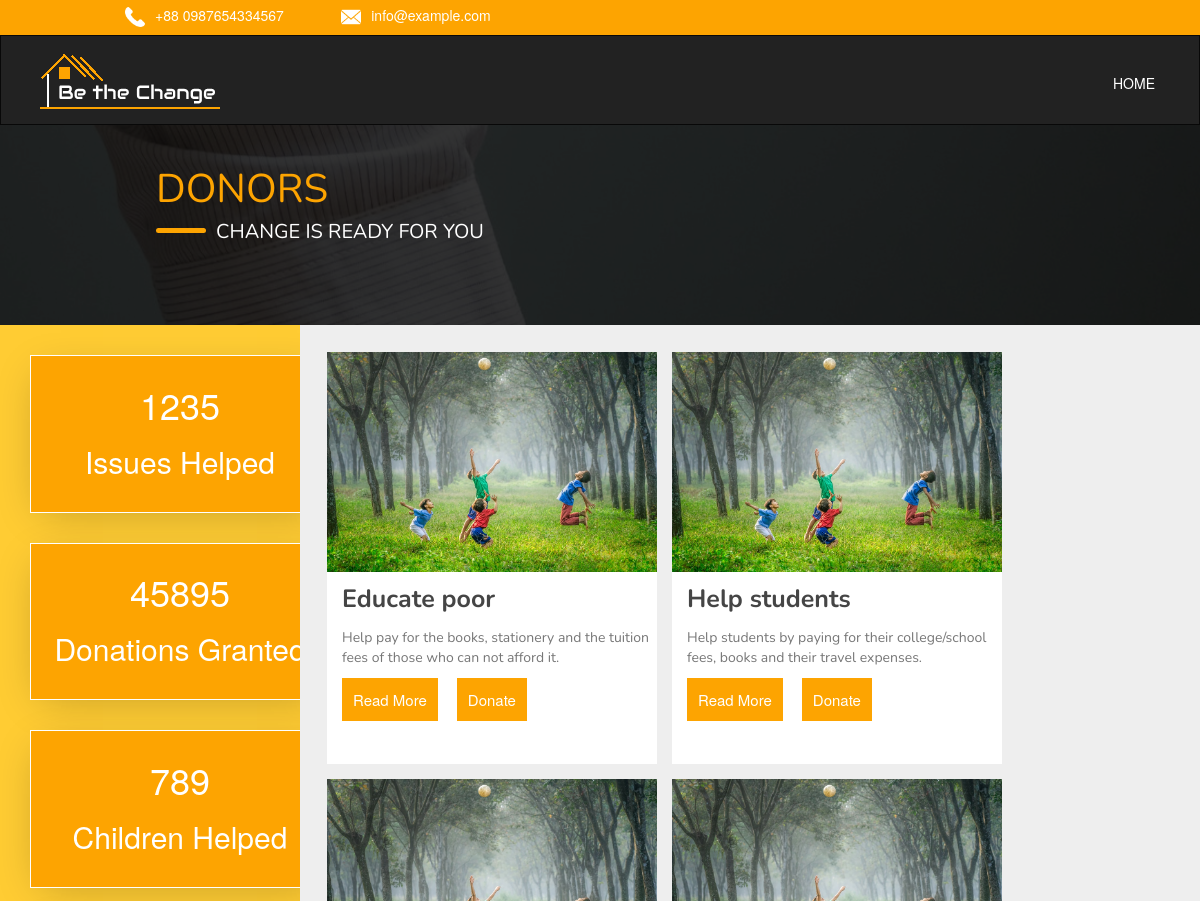
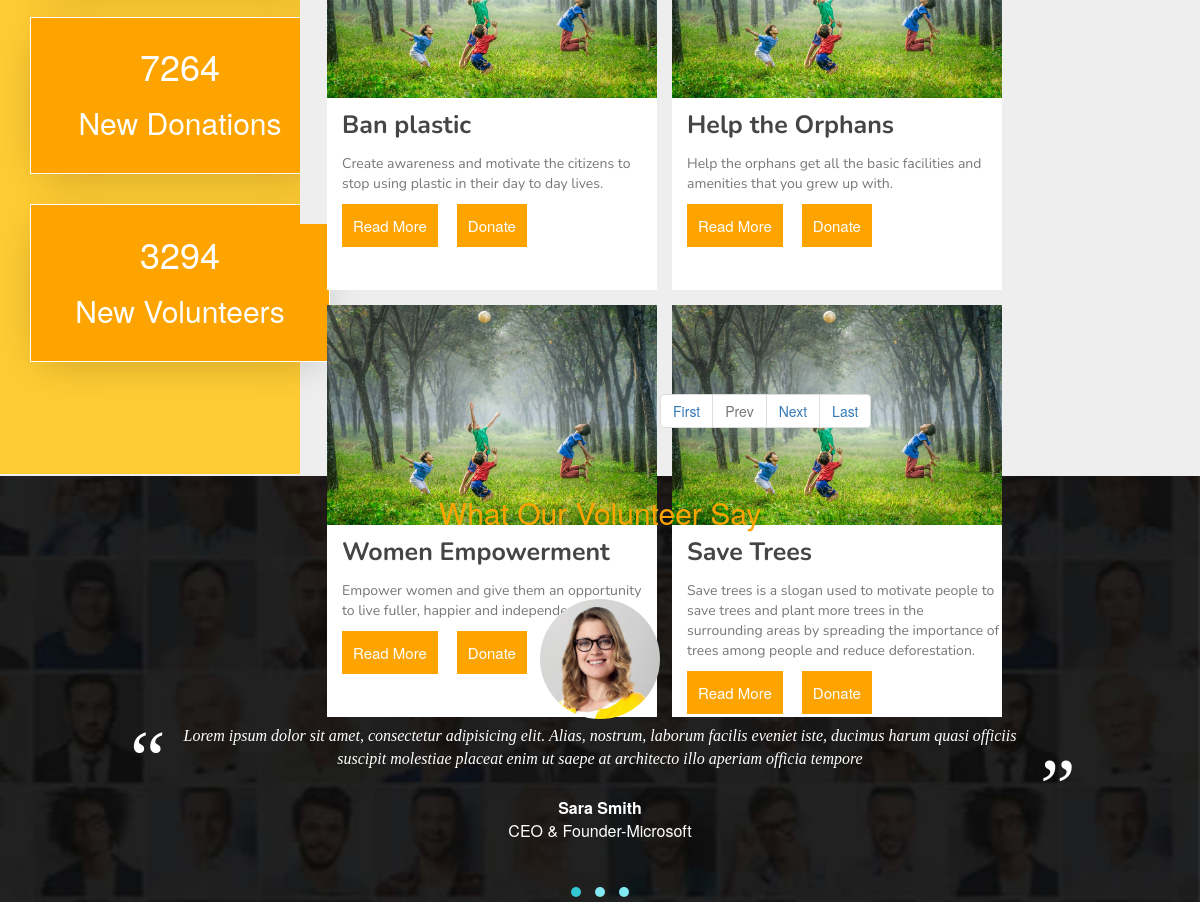
The page /donors.php on the database its author committed (2 pictures, top to bottom).
### tables this page shows
CREATE TABLE `donations` (
  `DNID` int(11) NOT NULL,
  `DAMOUNT` int(11) DEFAULT NULL,
  `COLLECTED_AMT` int(11) NOT NULL,
  `NID` int(11) DEFAULT NULL,
  `D_TITLE` varchar(100) DEFAULT NULL,
  `D_DESCRIPTION` varchar(500) NOT NULL,
  `D_IMAGE` blob NOT NULL,
  `STATUS_D` enum('0','1') NOT NULL DEFAULT '1'
);

### donors.php (the view, shortened to what this page needs)
<?php
        if (isset($_GET['pageno'])) {
            $pageno = $_GET['pageno'];
        } else {
            $pageno = 1;
        }
        $no_of_records_per_page = 6;
        $offset = ($pageno-1) * $no_of_records_per_page;
        global $connection;
        $total_pages_sql = "SELECT COUNT(*) FROM donations";
        $result = mysqli_query($connection,$total_pages_sql);
        $total_rows = mysqli_fetch_array($result)[0];
        $total_pages = ceil($total_rows / $no_of_records_per_page);
        $sql = "SELECT * FROM donations LIMIT $offset, $no_of_records_per_page";
        $res_data = mysqli_query($connection,$sql);
        while($row = mysqli_fetch_array($res_data)){
            $donations[]=$row;
        }
  ?>
<html>
  <head>
    <link rel="stylesheet" href="vendors/bootstrap/css/bootstrap.min.css">
    <link rel="stylesheet" href="vendors/assets/owl.carousel.min.css">
    <link rel="stylesheet" href="vendors/assets/owl.theme.default.css">
    <link rel="stylesheet" href="vendors/OwlCarousel2-2.3.4/dist/assets/owl.theme.blue.css">
    <link rel="stylesheet" href="vendors/bootstrap-toastr/toastr.min.css">
    <link rel="stylesheet" href="css/donors1.css">
  </head>
  <body style="background-color: #eee">
    <div class="header-strip">
      <div class="dot">
        <span class="icon"><img src="img/call-answer%20(1).png" height="20px" width="20px"></span><span class="number">+88 0987654334567</span>
        <span class="icon1"><img src="img/close-envelope.png" height="20px" width="20px"></span><span class="number">info@example.com</span>
      </div>
    </div>
    <nav class="navbar navbar navbar-inverse" style="border-radius: 0px;height:90px;">
      <div class="container">
        <div class="navbar-header margin" style="border-radius: 0px;">
          <a class="navbar-brand" href="index.php"><img src="css/img/mylogo.png" style="margin-top:-70px;"></a>
        </div>
        <div class="collapse navbar-collapse navbar-ex1-collapse">
          <ul class="nav navbar-nav navbar-right change">
            <li class="big"><a href="#" style="color:white;">HOME</a></li>
          </ul>
        </div>
      </div>
    </nav>
    <div class="img-overlay">
      <div class="cover bg-parallax">
        <div class="overlay"></div>
        <div class="containers">
          <div class="something">
            <div class="heading">
              <span class="blog-text">DONORS</span>
            </div>
            <div class="same-section">
              <span class="add"></span><span class="text">CHANGE IS READY FOR YOU</span>
            </div>
          </div>
        </div>
      </div>
    </div>
    <div class="new-section">
      <div class="sidebar-container pull-left">
        <div class="box">
          <div class="content">
            <h1 class="text-center">1235</h1>
            <h2 class="text-center">Issues Helped</h2>
          </div>
        </div>
        <div class="box">
          <div class="content">
            <h1 class="text-center">45895</h1>
            <h2 class="text-center">Donations Granted</h2>
          </div>
        </div>
        <div class="box">
          <div class="content">
            <h1 class="text-center">789</h1>
            <h2 class="text-center">Children Helped</h2>
          </div>
        </div>
        <div class="box">
          <div class="content">
            <h1 class="text-center">7264</h1>
            <h2 class="text-center">New Donations</h2>
          </div>
        </div>
        <div class="box">
          <div class="content">
            <h1 class="text-center">3294</h1>
            <h2 class="text-center">New Volunteers</h2>
          </div>
        </div>
      </div>
      <div class="right-container pull-left">
        <div class="right-wala">
          <?php
            foreach($donations as $value)
            {
            ?>
          <div class="first1">
            <img src="css/img/pic5.jpg" height="220px" width="330px">
            <div class="bottom-container">
              <p class="bold1"><?php print_r($value[4]) ?></p>
              <p class="bold2"><?php print_r($value[5]) ?></p>
              <form action="javascript:void(0);">
                <div class="form-group">
                  <span><button type="button" class="btn read-more open-AddDialog" data-toggle="modal" data-target="#readModal" type="submit">Read More</button></span>
                  <button type="button" class="btn read-more mores" data-toggle="modal" data-target="#myModal<?php  echo ($value[0]) ?>" >Donate</button>
                </div>
              </form>
                      <h4 class="modal-title"><?php print_r($value[4]) ?></h4>
            </div>
          </div>
          <?php
            }
            ?>
      </div>
    </div>
        </div>
        <ul class="pagination" style="text-align: center;padding-left: 30%;" >
          <li><a href="?pageno=1">First</a></li>
          <li class="<?php if($pageno <= 1){ echo 'disabled'; } ?>">
            <a href="<?php if($pageno <= 1){ echo '#'; } else { echo "?pageno=".($pageno - 1); } ?>">Prev</a>
          </li>
          <li class="<?php if($pageno >= $total_pages){ echo 'disabled'; } ?>">
            <a href="<?php if($pageno >= $total_pages){ echo '#'; } else { echo "?pageno=".($pageno + 1); } ?>">Next</a>
          </li>
          <li><a href="?pageno=<?php echo $total_pages; ?>">Last</a></li>
        </ul>
    <section id="testimonials" style="margin-top:-18px;">
      <div class="testimonial-cover bg-parallax">
        <div class="content-box">
          <div class="content-title wow animated fadeInDown">
            <h3 class="text-heading text-heading-white">What Our Volunteer Say</h3>
          </div>
          <div class="container">
            <div class="row wow animated fadeInUp" data-wow-duration="1s" data-wow-delay=".3s">
              <div class="col-md-12">
                <div class="customer-testimonials owl-carousel owl-theme">
                  <div class="testimonial">
                    <img src="css/img/client/client-3.jpg" class="img-responsive img-circle">
                    <blockquote>
                      <p>Lorem ipsum dolor sit amet, consectetur adipisicing elit. Alias, nostrum, laborum facilis eveniet iste, ducimus harum quasi officiis suscipit molestiae placeat enim ut saepe at architecto illo aperiam officia tempore</p>
                    </blockquote>
                    <div class="testimonial-author">
                      <p>
                        <strong>Sara Smith</strong>
                        <span>CEO &amp; Founder-Microsoft</span>
                      </p>
                    </div>
                  </div>
                </div>
              </div>
            </div>
          </div>
        </div>
      </div>
    </section>
  </body>
</html>

### css/donors1.css (style rules this page uses)
body { margin:0px; padding:0px; }
.containers { margin-left:13%; }
.header-strip { background-color: #fda401; width:100%; height:35px; }
.dot { padding:5px; margin-left:10%; color: white; }
.number { margin-left:10px; margin-bottom:-20px; }
.icon1 { margin-left:5%; }
.change { margin-top:2%; }
.cover { margin-top:-20px; background-image: url("img/rawpixel-587848-unsplash.jpg"); width:100%; height:200px; box-shadow:inset 1px black; }
.bg-parallax { background-repeat:no-repeat; background-size: cover; background-position: center; background-attachment: fixed; }
.img-overlay { position:relative; }
.overlay { position: absolute; top: 0; left: 0; width: 100%; height:200px; background: rgba(0, 0, 0, 0.8); }
.something { position:absolute; margin-top:3%; }
.blog-text { font-family: nunito; color:#fda401; font-size:40px; }
.same-section { width:1000px; }
.add { border:none; position:absolute; background-color: #fda401; width:50px; height:5px; border-radius: 25px; margin-top:10px; }
.text { font-family: nunito; position: absolute; font-size:20px; color:white; margin-left:60px; }
.row { margin-top:40px; }
.first1 { float:left; margin-right: 15px; margin-bottom: 15px; }
.bottom-container { background:white; width:330px; height:192px; }
.bold1 { padding-top:10px; color:#454545; font-size:25px; font-weight: bold; font-family: nunito; margin-left:15px; }
.bold2 { color:#777; font-family: nunito; margin-left: 15px; }
.read-more { color:white; background: #fda401; border-radius: 0px; padding:10px; margin-left:15px; font-size:15px; }
.new-section { background:#eee; width:100%; height:950px; }
.pull-left { float:left; }
.sidebar-container { background: #fc3; width:25%; height:1050px; }
.right-container { background:#eee; width:75%; height:800px; }
.right-wala { margin-left:3%; margin-top:3%; }
.box { border: 0.5px solid white; margin-top:10%; margin-bottom:10%; margin-left:10%; background:#fda401; width:300px; height:15%; box-shadow: -1px 9px 40px -12px rgba(0,0,0,0.25); cursor:pointer; transition: transform .2s; }
.content { padding: 3%; color:white; }
.testimonial-cover { background-image: url("img/bg-testimonials.jpg"); }
.testimonial { margin-bottom: 30px; }
.testimonial img { max-width: 120px; margin: 0 auto; }
.testimonial blockquote { border: 0; color:#fff; text-align: center; padding: 6px 150px; font-family: Georgia,Times,serif; font-style:italic; font-size: 16px; position: relative; }
.testimonial blockquote:before, .testimonial blockquote:after { font-size: 80px; position: absolute; font-style: normal; line-height: 1; width:30px; height:30px; }
.testimonial blockquote:before { content:"\201C"; top:0; left:100; }
.testimonial blockquote:after { content:"\201D"; right:100; bottom:0; }
.testimonial-author { text-align:center; }
.testimonial-author p { color:#fff; font-size:16px; }
.testimonial-author p strong { display:block; }
.text-heading { color:#fda401; text-align:center; padding:20px; font-size:30px; }

### rows shown on the page
donations: value "Educate poor Help pay for the books, stationery and the tuition fees of those who can not afford it."
donations: value "Help students Help students by paying for their college/school fees, books and their travel expenses."
donations: value "Ban plastic Create awareness and motivate the citizens to stop using plastic in their day to day lives."
donations: value "Help the Orphans Help the orphans get all the basic facilities and amenities that you grew up with."
donations: value "Women Empowerment Empower women and give them an opportunity to live fuller, happier and independent lives."
donations: value "Save Trees Save trees is a slogan used to motivate people to save trees and plant more trees in the surrounding areas by spreading the importance of trees among people and reduce deforestation."
